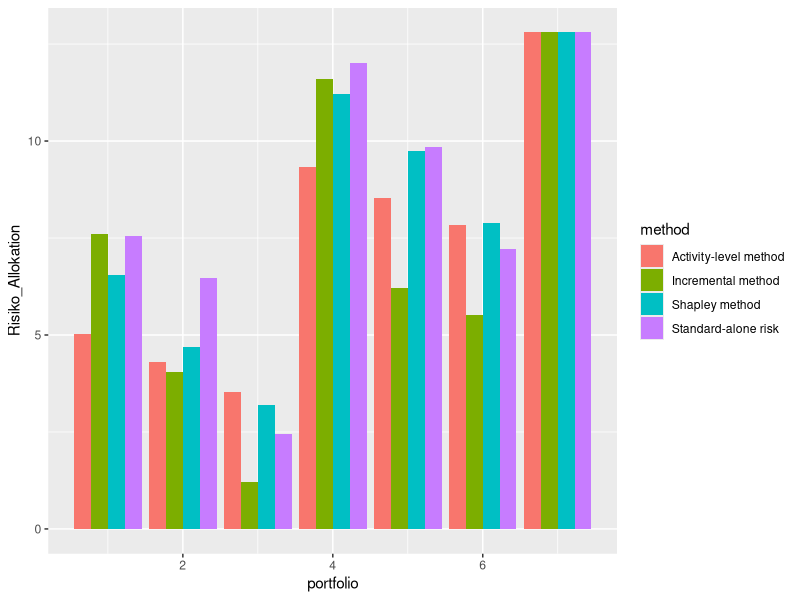

R code for this plot:
library(ggplot2)
Risiko_Allokation=c(7.55,6.48,2.45,12,9.85,7.21,12.8,5.02,4.31,3.52,9.33,8.54,7.83,12.8,7.6,4.04,1.2,11.6,6.22,5.51,12.8,6.54,4.69,3.2,11.2,9.74,7.89,12.8)
portfolio=c(1,2,3,4,5,6,7,1,2,3,4,5,6,7,1,2,3,4,5,6,7,1,2,3,4,5,6,7)
method=c("Standard-alone risk","Standard-alone risk","Standard-alone risk","Standard-alone risk","Standard-alone risk","Standard-alone risk","Standard-alone risk","Activity-level method","Activity-level method","Activity-level method","Activity-level method","Activity-level method","Activity-level method","Activity-level method","Incremental method","Incremental method","Incremental method","Incremental method","Incremental method","Incremental method","Incremental method","Shapley method","Shapley method","Shapley method","Shapley method","Shapley method","Shapley method","Shapley method")
Mydata=data.frame(method,portfolio,Risiko_Allokation)
plot=ggplot(Mydata,aes(x=portfolio,y=Risiko_Allokation,fill=method))+geom_bar(stat='identity',position="dodge")
